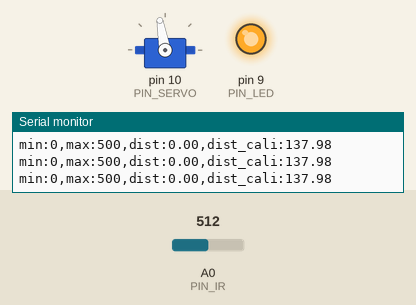
Simulated run of this sketch. Board: Arduino Uno, built with avr-gcc and run on an emulated ATmega328P. On the bench: servo, output pins drawn as LEDs (lit = HIGH), the last lines printed to the serial monitor. Inputs (shaded band) come from the test bench; at power-on: A0 (PIN_IR) = 512.

Above: at 1.2 s.
1.3 s: A0 (PIN_IR) set to 307
At 1.8 s:
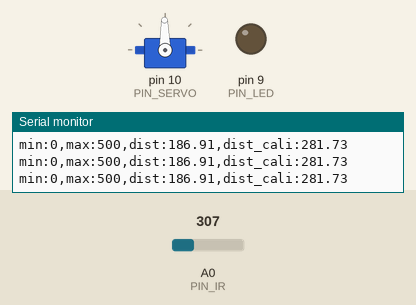
2.8 s: A0 (PIN_IR) set to 210
At 3.3 s:
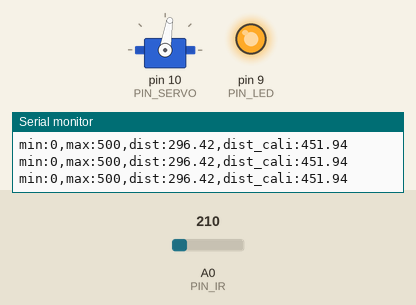
4.3 s: A0 (PIN_IR) set to 122
At 5.4 s:
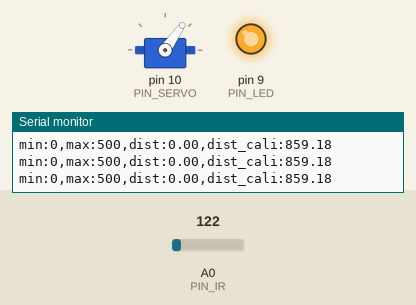
5.8 s: A0 (PIN_IR) set to 90
At 6.7 s:
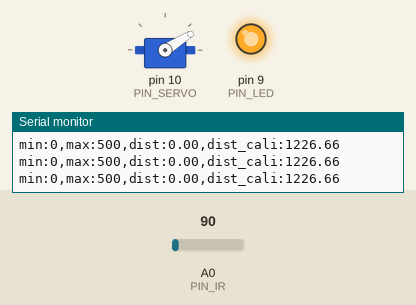
7.3 s: A0 (PIN_IR) set to 0
At 8.4 s:
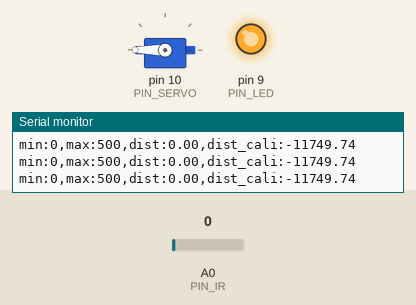
8.8 s: A0 (PIN_IR) set to 110
At 9.4 s:
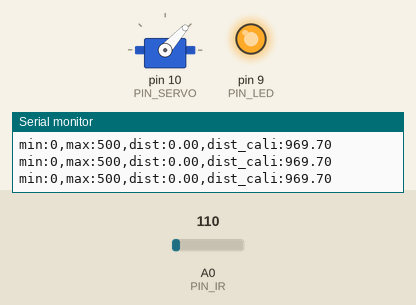
Timing chart, 0 to 11.4 s (numbered marks = the images above; inputs shaded):
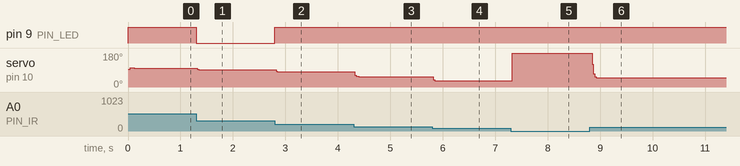

Measured:
- after the input at 1.3 s, pin 9 (PIN_LED): HIGH → LOW at once; servo on pin 10 (PIN_SERVO): 100° → 91° at once
- after the input at 2.8 s, pin 9 (PIN_LED): LOW → HIGH at once; servo on pin 10 (PIN_SERVO): 91° → 81° at once
- after the input at 4.3 s, servo on pin 10 (PIN_SERVO): 81° → 55° at once
- after the input at 5.8 s, servo on pin 10 (PIN_SERVO): 55° → 32° at once
- after the input at 7.3 s, servo on pin 10 (PIN_SERVO): 32° → 180° at once
- after the input at 8.8 s, servo on pin 10 (PIN_SERVO): 180° → 48° after 0.05 s

The sketch:

22P06_Pcontrol_20213362.ino
```cpp
#include <Servo.h>

// Arduino pin assignment
#define PIN_IR A0
#define PIN_LED 9
#define PIN_SERVO 10
#define PIN_TRIG 12
#define PIN_ECHO 13

// Distance sensor
#define _DIST_ALPHA 0.7 //DIST_ALPHA 값 설정

#define _DUTY_MIN 553 // servo full clockwise position (0 degree)
#define _DUTY_NEU 1500 // servo neutral position (90 degree)
#define _DUTY_MAX 2399 // servo full counterclockwise position (180 degree)

// configurable parameters
#define SND_VEL 346.0 // sound velocity at 24 celsius degree (unit: m/s)
#define _INTERVAL_DIST 25  // USS interval (unit: ms)
#define _INTERVAL_SERVO 20  // servo interval (unit: ms)
#define _INTERVAL_SERIAL 100 // serial interval (unit: ms)
#define _DIST_MIN 100 // minimum distance to be measured (unit: mm)
#define _DIST_MAX 450 // maximum distance to be measured (unit: mm)
#define INTERVAL 25 // sampling interval (unit: ms)

#define _DUTY_MIN 1000 // servo full clockwise position (0 degree)
#define _DUTY_NEU 1500 // servo neutral position (90 degree)
#define _DUTY_MAX 2000 // servo full counterclockwise position (180 degree)


Servo myservo;
int a, b; // unit: mm
int duty_interval;
int duty_;
float dist_min, dist_max, dist_raw, dist_ema, alpha; // unit: mm
unsigned long last_sampling_time; // unit: ms
float scale; // used for pulse duration to distance conversion
float timeout; // unit: us


void setup() {
// initialize GPIO pins
  pinMode(PIN_LED,OUTPUT);
  digitalWrite(PIN_LED, 1);
  myservo.attach(PIN_SERVO);
  myservo.writeMicroseconds(1500);

  dist_min = _DIST_MIN;
  dist_max = _DIST_MAX;
  alpha = _DIST_ALPHA;
  timeout = (INTERVAL / 2) * 1000.0; // precalculate pulseIn() timeout value. (unit: us)
  dist_raw = 0.0; // raw distance output from USS (unit: mm)
  scale = 0.001 * 0.5 * SND_VEL;


  duty_ = 1500;

  a = 70; //70;
  b = 263; //300;
  Serial.begin(57600);
  last_sampling_time = 0;
}

float ir_distance(void){ //
  float val;
  float volt = float(analogRead(PIN_IR));
  val = ((6762.0/(volt-9.0))-4.0) * 10.0;
  return val;
}


void loop() {

  if(millis() < last_sampling_time + INTERVAL) return;

  dist_raw = ir_distance();
  dist_ema = alpha*dist_raw + (1-alpha)*dist_ema;
  double dist_raw_prev;
  if (dist_min <= dist_raw && dist_raw <= dist_max) {
    dist_raw_prev = dist_raw;
  } else {
    dist_raw = dist_raw_prev;
  }

  float dist_cali = 100 + 300.0 / (b - a) * (dist_ema - a);

  Serial.print("min:0,max:500,dist:");
  Serial.print(dist_raw);
  Serial.print(",dist_cali:");
  Serial.println(dist_cali);
  if(dist_cali > 220 && dist_cali <317) digitalWrite(PIN_LED, 0);
  else digitalWrite(PIN_LED, 255);
  delay(20);

  if (dist_cali < 260) {
    duty_  = 1500+ 0.65*(260-dist_cali);
  }
  else {
    duty_  = 1500+ 0.65*(260-dist_cali);
  }


  myservo.writeMicroseconds(duty_);

  last_sampling_time += INTERVAL;
}
```
